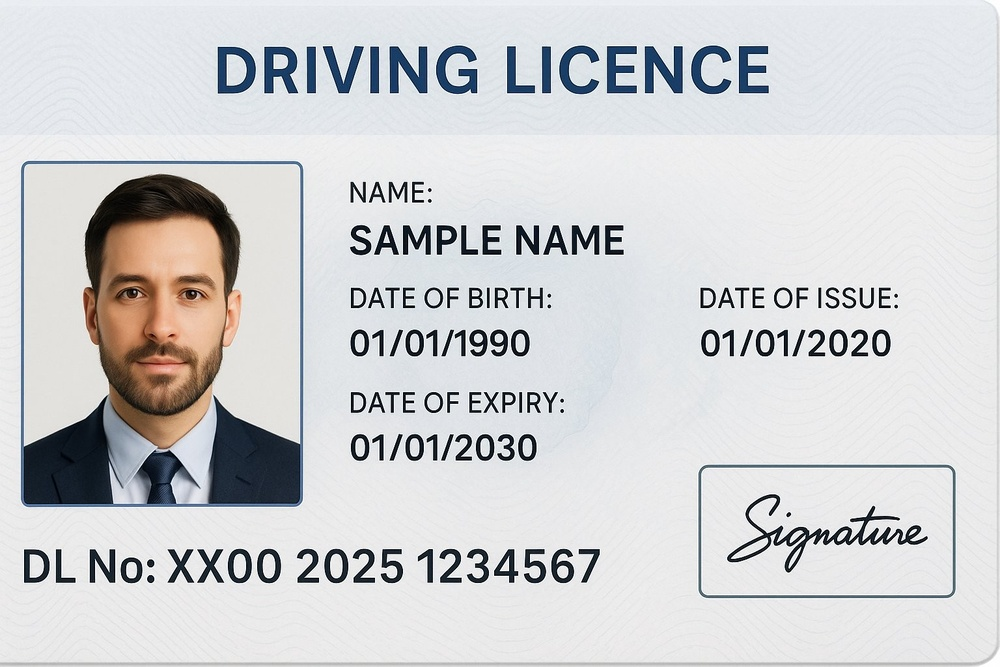
#> input picture temp_ela.jpg, 1000 x 667 px, shrunk from 1536 x 1024 before the run
$ python -i analyzer.py   (imports and definitions only)   (older library calls are emulated)
#> lines starting #> are read from the running program, lines starting #| are printed output that depends on the picture
#> further down, picture is the input picture: shape (667, 1000, 3); mean B, G, R 210.7, 209.1, 208.4
import cv2
import numpy as np
import pytesseract

def analyze_document(image):

    img = np.array(image)
    gray = cv2.cvtColor(img, cv2.COLOR_BGR2GRAY)
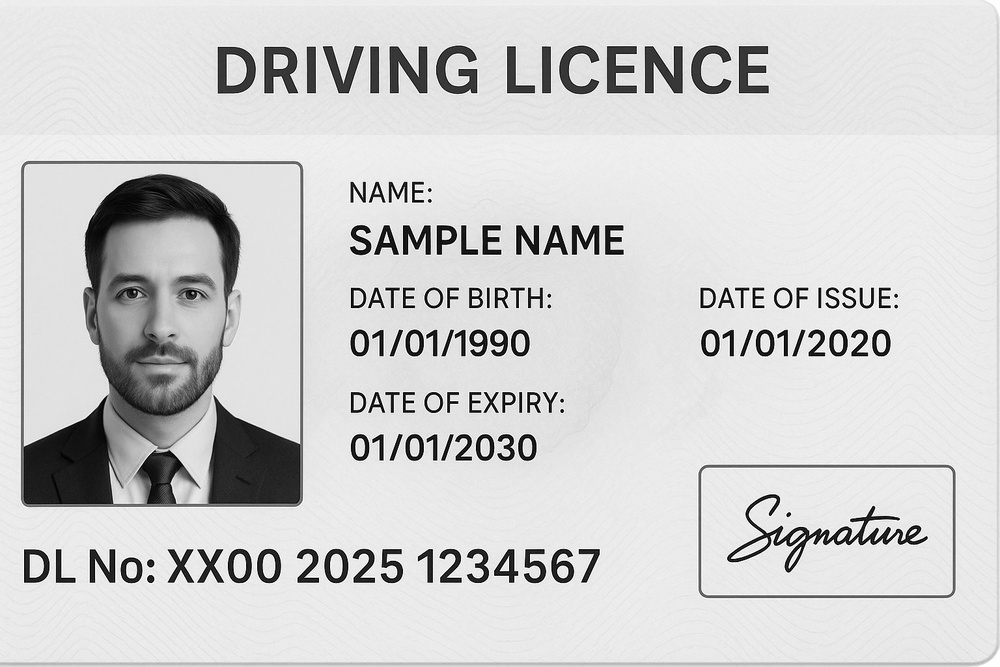
#> gray: shape (667, 1000); min 0, max 255, mean 209.1

    laplacian = cv2.Laplacian(gray, cv2.CV_64F).var()
#> laplacian = 2293.3
    blur_score = laplacian
#> blur_score = 2293.3

    edges = cv2.Canny(gray,100,200)
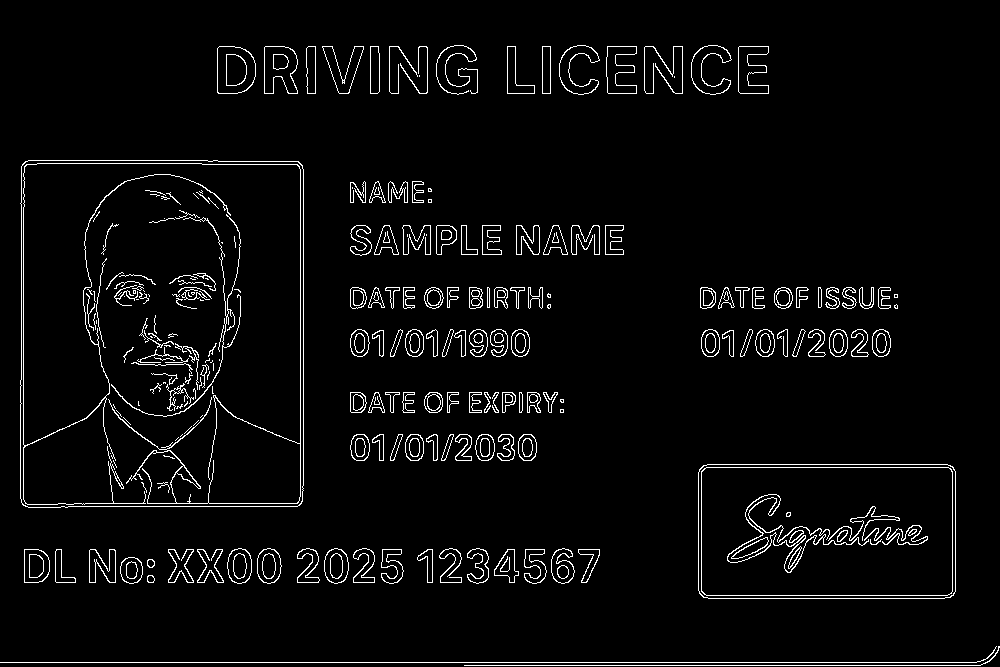
#> edges: shape (667, 1000); 3.9% white in thin lines or dots
    edge_score = edges.mean()
#> edge_score = 9.9

#> (the run stopped early here; a loop or call above may not have finished)
